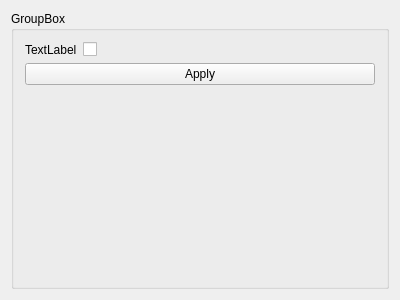
<?xml version="1.0" encoding="UTF-8"?>
<ui version="4.0">
 <class>EditBoolean</class>
 <widget class="QFrame" name="EditBoolean">
  <property name="geometry">
   <rect>
    <x>0</x>
    <y>0</y>
    <width>400</width>
    <height>300</height>
   </rect>
  </property>
  <property name="windowTitle">
   <string>EditBoolean</string>
  </property>
  <layout class="QGridLayout" name="gridLayout">
   <item row="0" column="0">
    <widget class="QGroupBox" name="groupBox">
     <property name="title">
      <string>GroupBox</string>
     </property>
     <layout class="QFormLayout" name="formLayout">
      <item row="0" column="0">
       <widget class="QLabel" name="label">
        <property name="text">
         <string>TextLabel</string>
        </property>
       </widget>
      </item>
      <item row="0" column="1">
       <widget class="QCheckBox" name="checkBox">
        <property name="text">
         <string/>
        </property>
       </widget>
      </item>
      <item row="1" column="0" colspan="2">
       <widget class="QPushButton" name="pushButton">
        <property name="text">
         <string>Apply</string>
        </property>
       </widget>
      </item>
     </layout>
    </widget>
   </item>
  </layout>
 </widget>
 <layoutdefault spacing="6" margin="11"/>
 <resources/>
 <connections/>
</ui>
